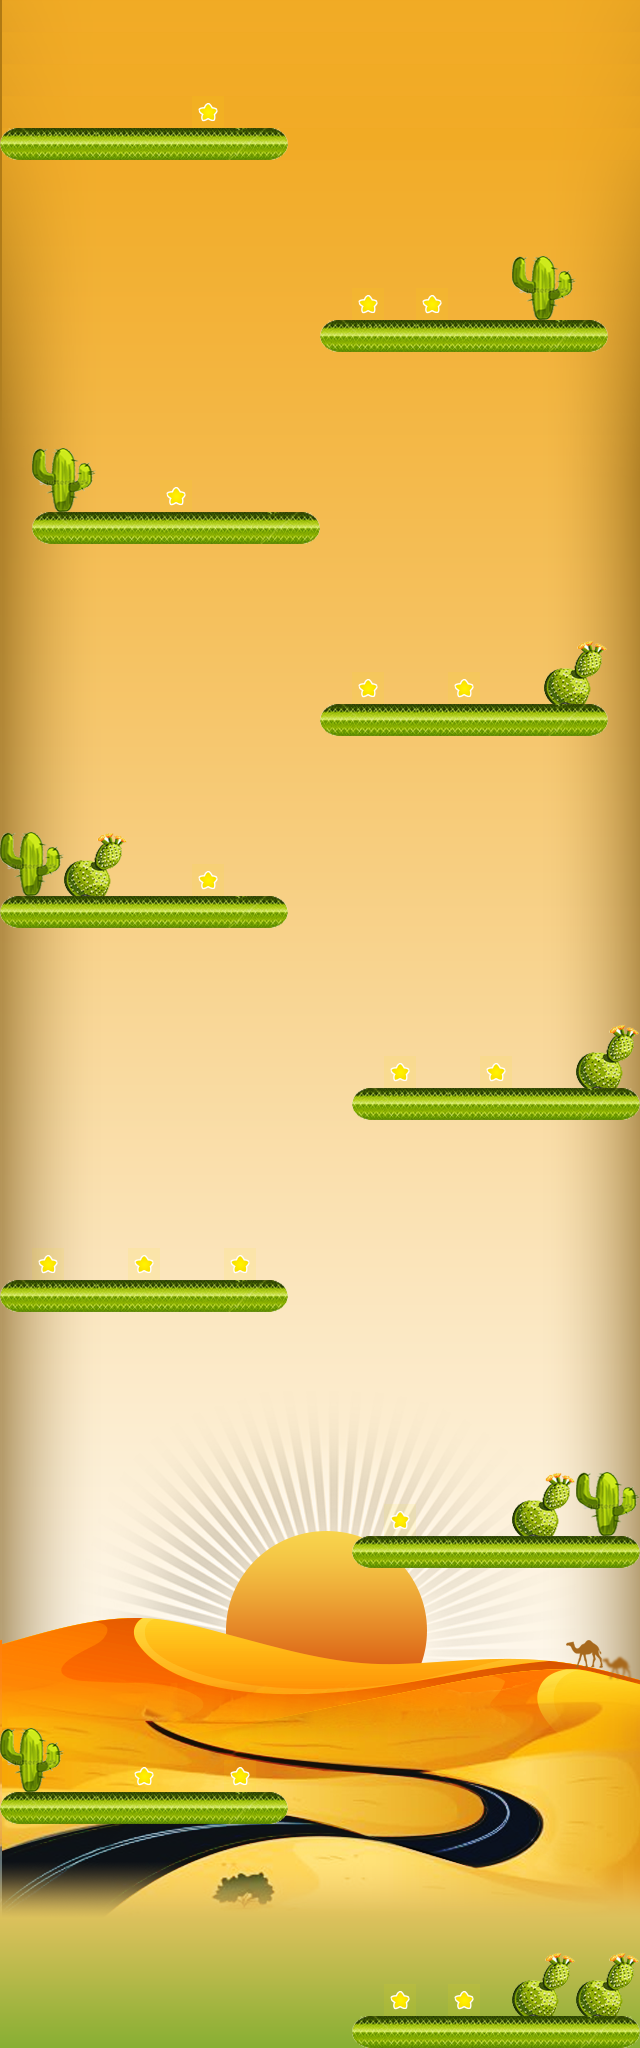

Rendered tile map (Tiled .tmx) drawn with the repository's tilesets; below, a short description and the map source with its tile grids summarised:
An orthogonal 20x64 tile map with 32x32 px tiles, 5 tile layers (background, layer1, points, obstacleLayer1, ...), 5 tilesets.

<map version="1.0" orientation="orthogonal" width="20" height="64" tilewidth="32" tileheight="32">
 <tileset firstgid="1" name="b1" tilewidth="32" tileheight="32">
  <image source="b1.png" width="288" height="32" />
  <tile id="0">
   <properties>
    <property name="type" value="base" />
   </properties>
  </tile>
  <tile id="1">
   <properties>
    <property name="type" value="base" />
   </properties>
  </tile>
  <tile id="2">
   <properties>
    <property name="type" value="base" />
   </properties>
  </tile>
  <tile id="3">
   <properties>
    <property name="type" value="base" />
   </properties>
  </tile>
  <tile id="4">
   <properties>
    <property name="type" value="base" />
   </properties>
  </tile>
  <tile id="5">
   <properties>
    <property name="type" value="base" />
   </properties>
  </tile>
  <tile id="6">
   <properties>
    <property name="type" value="base" />
   </properties>
  </tile>
  <tile id="7">
   <properties>
    <property name="type" value="base" />
   </properties>
  </tile>
  <tile id="8">
   <properties>
    <property name="type" value="base" />
   </properties>
  </tile>
 </tileset>
 <tileset firstgid="10" name="background1" tilewidth="32" tileheight="32">
  <image source="background1.png" width="640" height="2048" />
 </tileset>
 <tileset firstgid="1290" name="sta1r-smalll" tilewidth="32" tileheight="32">
  <image source="sta1r-smalll.png" width="32" height="32" />
  <tile id="0">
   <properties>
    <property name="type" value="points" />
   </properties>
  </tile>
 </tileset>
 <tileset firstgid="1291" name="o1.1" tilewidth="32" tileheight="32">
  <image source="o1.1.png" width="64" height="64" />
  <tile id="0">
   <properties>
    <property name="showarrow" value="true" />
    <property name="type" value="obstacle" />
   </properties>
  </tile>
  <tile id="1">
   <properties>
    <property name="type" value="obstacle" />
   </properties>
  </tile>
  <tile id="2">
   <properties>
    <property name="type" value="obstacle" />
   </properties>
  </tile>
  <tile id="3">
   <properties>
    <property name="type" value="obstacle" />
   </properties>
  </tile>
 </tileset>
 <tileset firstgid="1295" name="o1.2" tilewidth="32" tileheight="32">
  <image source="o1.2.png" width="64" height="64" />
  <tile id="0">
   <properties>
    <property name="showarrow" value="true" />
    <property name="type" value="obstacle" />
   </properties>
  </tile>
  <tile id="1">
   <properties>
    <property name="type" value="obstacle" />
   </properties>
  </tile>
  <tile id="2">
   <properties>
    <property name="type" value="obstacle" />
   </properties>
  </tile>
  <tile id="3">
   <properties>
    <property name="type" value="obstacle" />
   </properties>
  </tile>
 </tileset>
 <layer name="background" width="20" height="64">
  <data>[1280 cells, 1280 non-empty, 1200 distinct tile ids]</data>
 </layer>
 <layer name="layer1" width="20" height="64">
  <data>[1280 cells, 90 non-empty, 9 distinct tile ids]</data>
 </layer>
 <layer name="points" width="20" height="64">
  <data>[1280 cells, 17 non-empty, 1 distinct tile ids]</data>
 </layer>
 <layer name="obstacleLayer1" width="20" height="64">
  <data>[1280 cells, 24 non-empty, 4 distinct tile ids]</data>
 </layer>
 <layer name="obstacleLayer2" width="20" height="64">
  <data>[1280 cells, 20 non-empty, 4 distinct tile ids]</data>
 </layer>
</map>